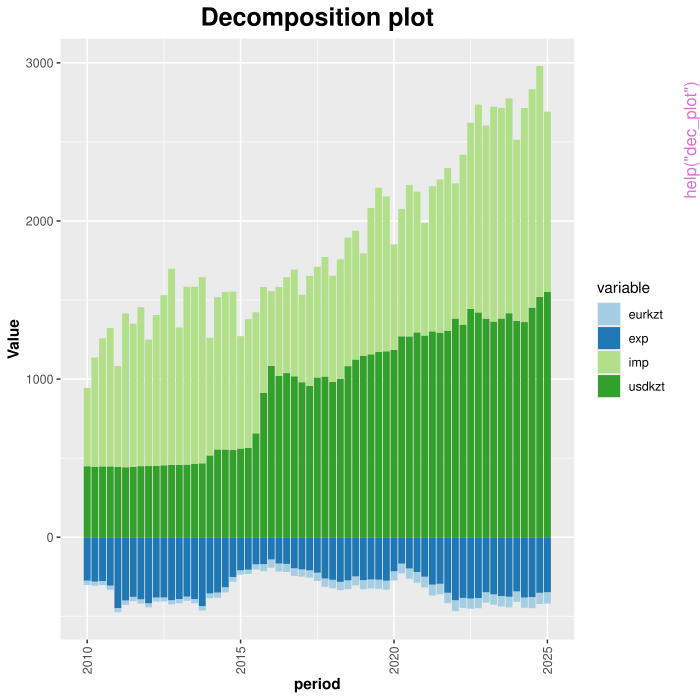

Source code (R):
pkgname <- "AFR"
source(file.path(R.home("share"), "R", "examples-header.R"))
options(warn = 1)
options(pager = "console")
library('AFR')

base::assign(".oldSearch", base::search(), pos = 'CheckExEnv')
base::assign(".old_wd", base::getwd(), pos = 'CheckExEnv')
cleanEx()
nameEx("HP")
### * HP

flush(stderr()); flush(stdout())

### Name: HP
### Title: Hodrick-Prescott filter for time series data
### Aliases: HP

### ** Examples

data(macroKZ)
HP(macroKZ[,2])



cleanEx()
nameEx("bg")
### * bg

flush(stderr()); flush(stdout())

### Name: bg
### Title: Breusch-Godfrey test [BG test]
### Aliases: bg

### ** Examples

model <- lm(real_gdp ~ imp + exp + poil + eurkzt + tonia_rate, data = macroKZ)
bg(model)



cleanEx()
nameEx("bp")
### * bp

flush(stderr()); flush(stdout())

### Name: bp
### Title: Breusch-Pagan test
### Aliases: bp

### ** Examples

model <- lm(real_gdp ~ imp + exp + poil + eurkzt + tonia_rate, data = macroKZ)
bp(model)



cleanEx()
nameEx("check_betas")
### * check_betas

flush(stderr()); flush(stdout())

### Name: check_betas
### Title: All possible regression variable coefficients.
### Aliases: check_betas

### ** Examples

model <- lm(real_gdp~imp+exp+usdkzt+eurkzt, data = macroKZ)
check_betas(model)



cleanEx()
nameEx("checkdata")
### * checkdata

flush(stderr()); flush(stdout())

### Name: checkdata
### Title: Preliminary data check for errors
### Aliases: checkdata

### ** Examples

data(macroKZ)
checkdata(macroKZ)



cleanEx()
nameEx("corsel")
### * corsel

flush(stderr()); flush(stdout())

### Name: corsel
### Title: Multicollinearity test
### Aliases: corsel

### ** Examples

data(macroKZ)
corsel(macroKZ,num=FALSE,thrs=0.65)



cleanEx()
nameEx("dec_plot")
### * dec_plot

flush(stderr()); flush(stdout())

### Name: dec_plot
### Title: Decomposition plot
### Aliases: dec_plot

### ** Examples

data(macroKZ)
model <- lm(real_gdp ~ usdkzt + eurkzt + imp+exp, data = macroKZ)
dec_plot(model, macroKZ)



cleanEx()
nameEx("difflog")
### * difflog

flush(stderr()); flush(stdout())

### Name: difflog
### Title: Transforming time-series data to stationary
### Aliases: difflog

### ** Examples

data (macroKZ)
new<-pct1(macroKZ)



cleanEx()
nameEx("gq")
### * gq

flush(stderr()); flush(stdout())

### Name: gq
### Title: Godfrey-Quandt test
### Aliases: gq

### ** Examples

model <- lm(real_gdp ~ imp + exp + poil + eurkzt + tonia_rate, data = macroKZ)
gq(model)



cleanEx()
nameEx("ols_test_normality")
### * ols_test_normality

flush(stderr()); flush(stdout())

### Name: ols_test_normality
### Title: Test for normality Test for detecting violation of normality
###   assumption.
### Aliases: ols_test_normality

### ** Examples

data(macroKZ)
model <- lm(real_gdp ~ imp + exp + usdkzt + poil, data = macroKZ)
ols_test_normality(model)




cleanEx()
nameEx("opt_size")
### * opt_size

flush(stderr()); flush(stdout())

### Name: opt_size
### Title: Necessary size of the time-series dataset
### Aliases: opt_size

### ** Examples

data(macroKZ)
model <- lm(real_gdp ~ imp + exp + poil + eurkzt + tonia_rate, data = macroKZ)
opt_size(model)



cleanEx()
nameEx("pct1")
### * pct1

flush(stderr()); flush(stdout())

### Name: pct1
### Title: Transforming time-series data to stationary
### Aliases: pct1

### ** Examples

data (macroKZ)
new<-pct1(macroKZ)



cleanEx()
nameEx("pct4")
### * pct4

flush(stderr()); flush(stdout())

### Name: pct4
### Title: Transforming time-series data to stationary
### Aliases: pct4

### ** Examples

data (macroKZ)
new<-pct4(macroKZ)



cleanEx()
nameEx("pt_multi")
### * pt_multi

flush(stderr()); flush(stdout())

### Name: pt_multi
### Title: Pluto-Tasche method for multi-year probability of default (PD)
###   analysis
### Aliases: pt_multi

### ** Examples

pf <- c(10,20,30,40)
num_def <- c(1,2,3,4)
conf_level = 0.99
num_years = 3
pt_multi(pf, num_def, conf_level, num_years)



cleanEx()
nameEx("pt_one")
### * pt_one

flush(stderr()); flush(stdout())

### Name: pt_one
### Title: Pluto-Tasche method for one-year probability of default (PD)
###   analysis
### Aliases: pt_one

### ** Examples

pf <- c(10,20,30,40)
num_def <- c(1,2,3,4)
pt_one(pf, num_def, ci= 0.9)



cleanEx()
nameEx("reg_plot")
### * reg_plot

flush(stderr()); flush(stdout())

### Name: reg_plot
### Title: Regression forecast plot
### Aliases: reg_plot

### ** Examples

data(macroKZ)
model <- lm(real_gdp ~ usdkzt + eurkzt + imp + exp, data = macroKZ)
reg_plot(model, macroKZ)



cleanEx()
nameEx("reg_test")
### * reg_test

flush(stderr()); flush(stdout())

### Name: reg_test
### Title: Test for detecting violation of Gauss-Markov assumptions.
### Aliases: reg_test

### ** Examples

data(macroKZ)
model <- lm(real_gdp~ imp + exp + poil + eurkzt + usdkzt, macroKZ)
reg_test(model)



cleanEx()
nameEx("regsel_f")
### * regsel_f

flush(stderr()); flush(stdout())

### Name: regsel_f
### Title: Regressors selection
### Aliases: regsel_f

### ** Examples

data(macroKZ)
model <- lm(real_gdp ~ imp + exp + poil + eurkzt + tonia_rate, data = macroKZ)
regsel_f(model)



cleanEx()
nameEx("vif_reg")
### * vif_reg

flush(stderr()); flush(stdout())

### Name: vif_reg
### Title: VIF by variable
### Aliases: vif_reg

### ** Examples

data(macroKZ)
model <- lm(real_gdp ~ imp + exp + poil + eurkzt + tonia_rate, data = macroKZ)
vif_reg(model)



### * <FOOTER>
###
cleanEx()
options(digits = 7L)
base::cat("Time elapsed: ", proc.time() - base::get("ptime", pos = 'CheckExEnv'),"\n")
grDevices::dev.off()
###
### Local variables: ***
### mode: outline-minor ***
### outline-regexp: "\\(> \\)?### [*]+" ***
### End: ***
quit('no')
